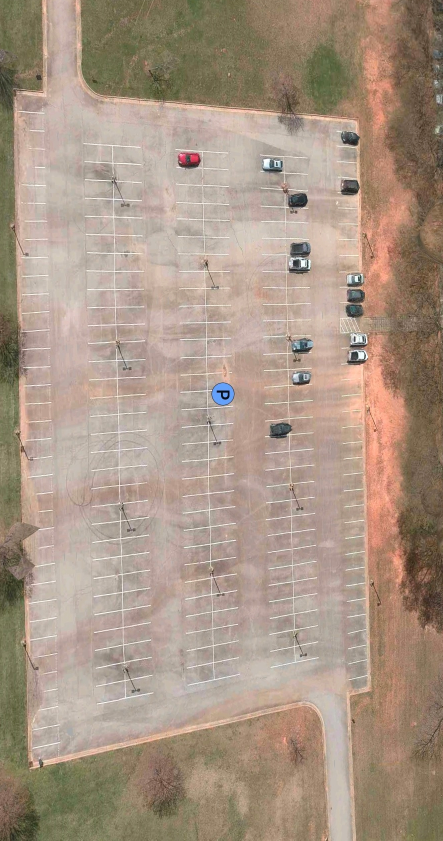
#> input picture src/GroundStation/Test Images/Apple Maps.jpg, 886 x 1681 px (shown at 1/2 size)
$ python -i image_manipulation.py   (imports and definitions only)
#> lines starting #> are read from the running program, lines starting #| are printed output that depends on the picture; after the words box and inside, x2 and y2 are one past the last pixel; in counts of white or black regions, pixels touching at a corner belong together
#> further down, picture is the input picture: shape (1681, 886, 3); mean B, G, R 133.2, 149.5, 168.8
#### File contains functionality for image manipulation necessary
#### For preprocessing and scaling input photos for spot
#### Detection algorithms


import cv2
import math
import numpy as np
from image_helper_functions import *


# [10 lines left out: function showImage, not called in this run]


def getColorMask(img):
    ### Get grey color mask of input image

    height = img.shape[0]
#> height = 1681
    width = img.shape[1]
#> width = 886

    cv2.rectangle(img,(0,0),(width, height // 4),(255,255,255),-1)
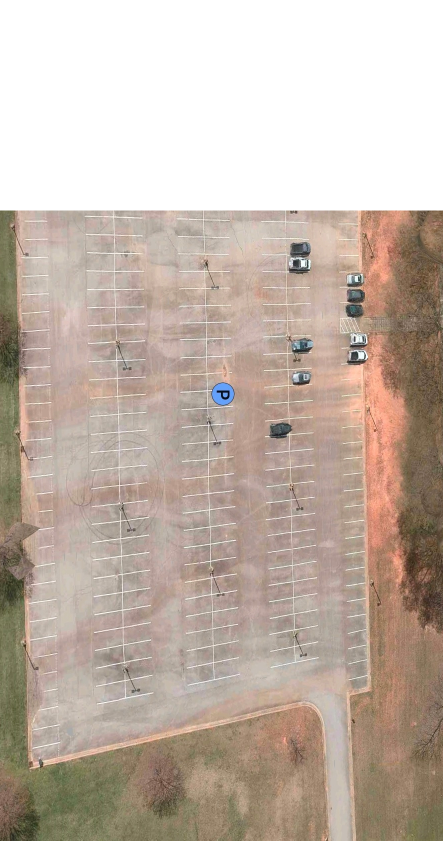
#> img: shape (1681, 886, 3) (shown at 1/2 size); mean B, G, R 167, 178.5, 193.6


    ## If needed when the lot is a darker color, or not picking up a good mask. (blank mask)
    b = img[height // 2, width // 2, 0]
#> b = 162
    g = img[height // 2, width // 2, 1]
#> g = 172
    r = img[height // 2, width // 2, 2]
#> r = 182


    ## Set for grey only - BGR
    lower = np.uint8([115, 115, 90]) #Lighter Blues, textures
    upper = np.uint8([190, 255, 255]) #Darker Reds
    gray_mask = cv2.inRange(img, lower, upper)
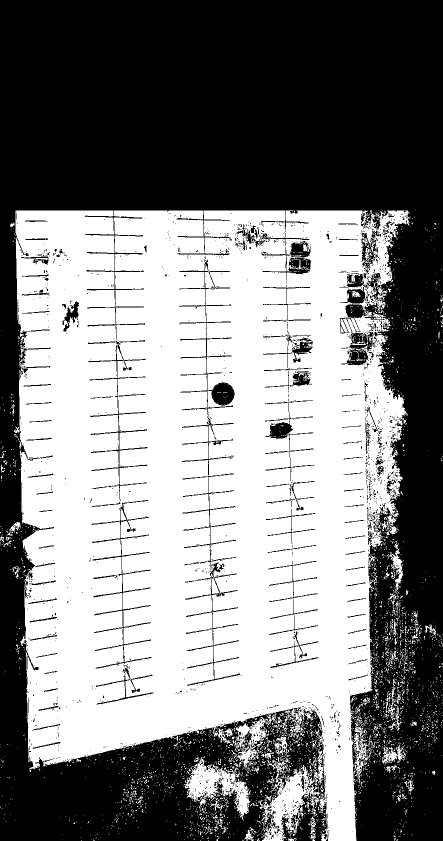
#> gray_mask: shape (1681, 886) (shown at 1/2 size); 51% white; 2103 black regions (1912 under 20 px), largest, box (x1, y1, x2, y2) and area: (0, 0, 886, 1681) 684558, (359, 598, 469, 835) 3102, (183, 1000, 303, 1337) 2676

    ## Spot mask to get areas missed do to noise from vehicles
    lower = np.uint8([90, 90, 90])
    upper = np.uint8([115, 115, 115])
    spot_mask = cv2.inRange(img, lower, upper)
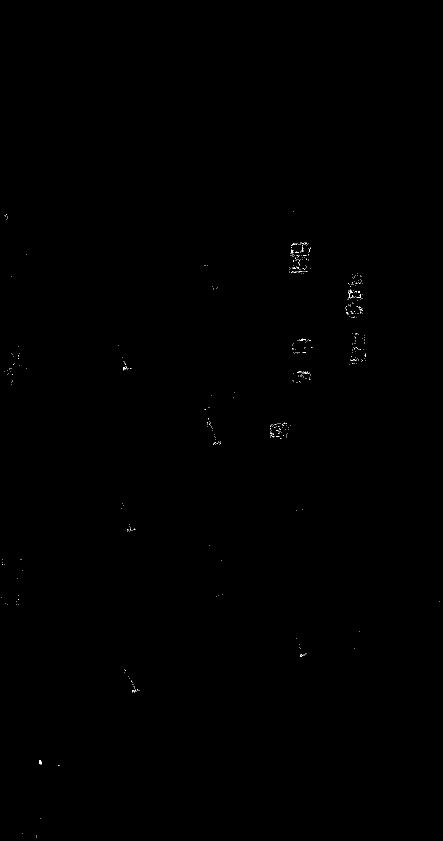
#> spot_mask: shape (1681, 886) (shown at 1/2 size); 0.07% white in thin lines or dots, all inside (x1, y1, x2, y2) = (2, 422, 879, 1675)

    ## Get mask
    mask = cv2.bitwise_or(gray_mask, spot_mask)
#> mask: shape (1681, 886); 51.1% white; 2171 black regions (1976 under 20 px), largest, box (x1, y1, x2, y2) and area: (0, 0, 886, 1681) 684455, (359, 598, 469, 835) 3092, (183, 1000, 303, 1337) 2590
    masked = cv2.bitwise_and(img, img, mask=mask)
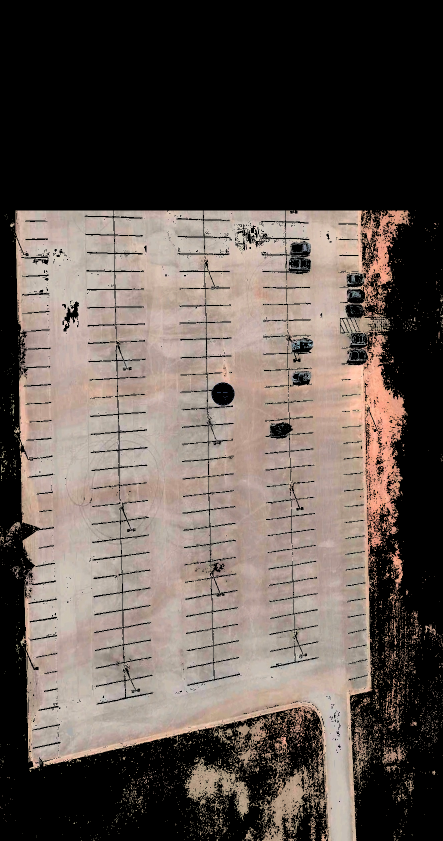
#> masked: shape (1681, 886, 3) (shown at 1/2 size); mean B, G, R 79.4, 85.6, 96.3


    return masked


# [175 lines left out: functions convert2BW, imageMorph, getContours, dist_to_top_left, dist_to_top_right, dist_to_bot_right and 3 more, not called in this run]

>>> import cv2
>>> picture = cv2.imread('Test Images/Apple Maps.jpg')
>>> result = getColorMask(picture)

$ run again, on src/GroundStation/Test Images/Google Maps.jpg
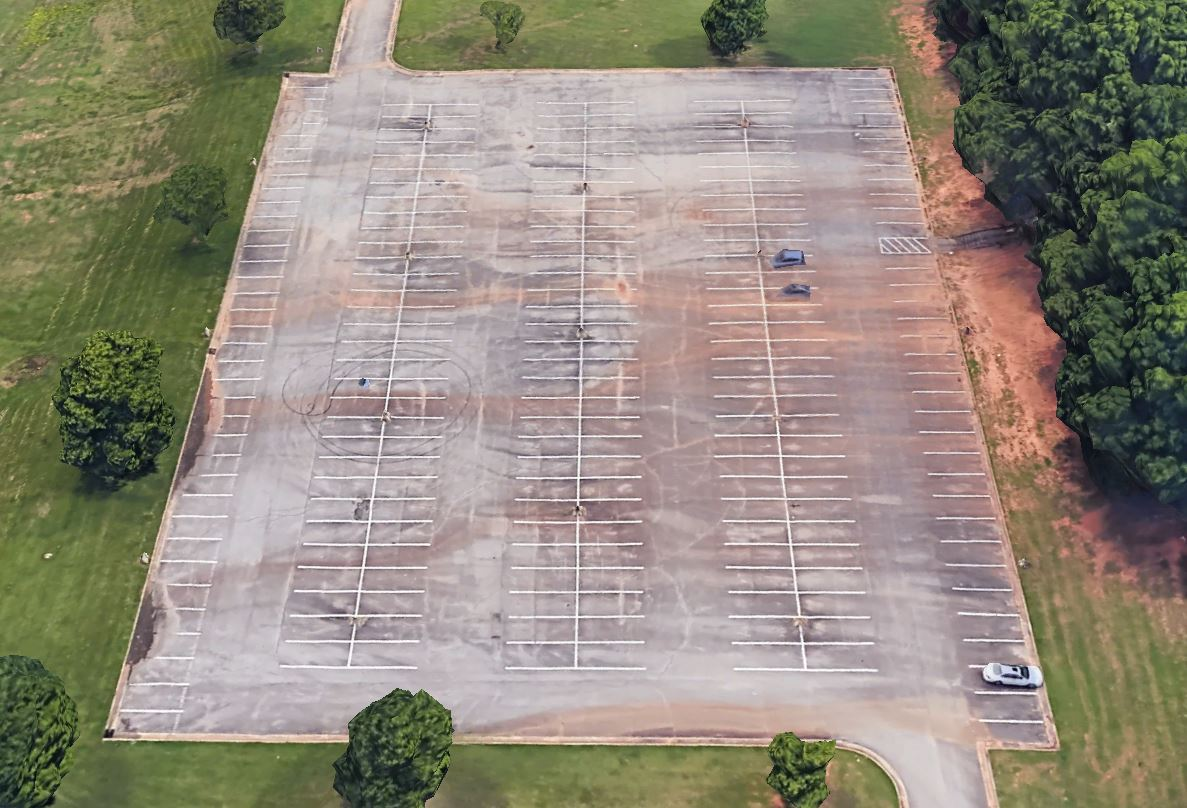
#> input picture src/GroundStation/Test Images/Google Maps.jpg, 1187 x 808 px
#> picture is the input picture: shape (808, 1187, 3); mean B, G, R 124.4, 138, 145.8
#> b = 149
#> r = 173
#> in getColorMask, `gray_mask = cv2.inRange(img, lower, upper)`:
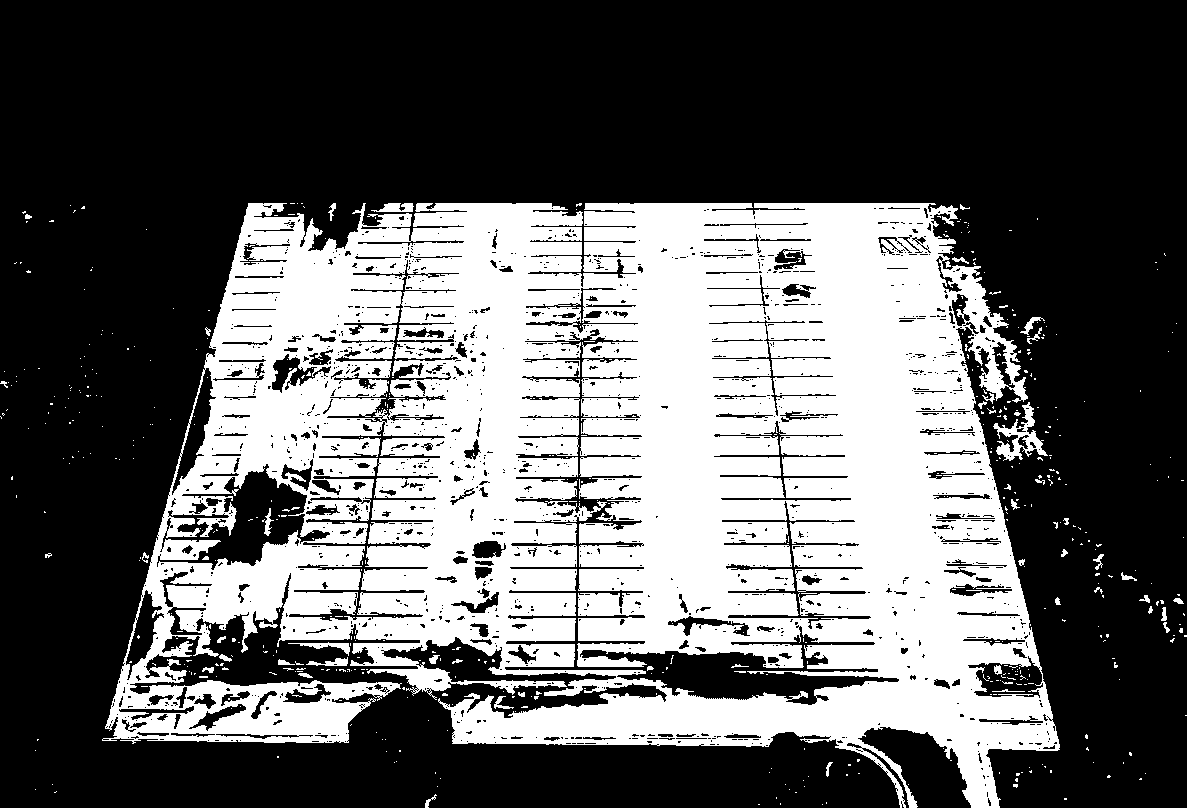
#> gray_mask: shape (808, 1187); 38.3% white; 564 white regions (512 under 20 px), largest, box (x1, y1, x2, y2) and area: (102, 203, 1060, 808) 361239, (993, 402, 1048, 461) 1069, (371, 203, 414, 212) 259
#> spot_mask: shape (808, 1187); 0.23% white in thin lines or dots, all inside (x1, y1, x2, y2) = (8, 204, 1185, 808)
#> mask: shape (808, 1187); 38.5% white; 772 white regions (715 under 20 px), largest, box (x1, y1, x2, y2) and area: (102, 203, 1060, 808) 362798, (993, 402, 1048, 461) 1069, (288, 642, 351, 656) 262
#> in getColorMask, `masked = cv2.bitwise_and(img, img, mask=mask)`:
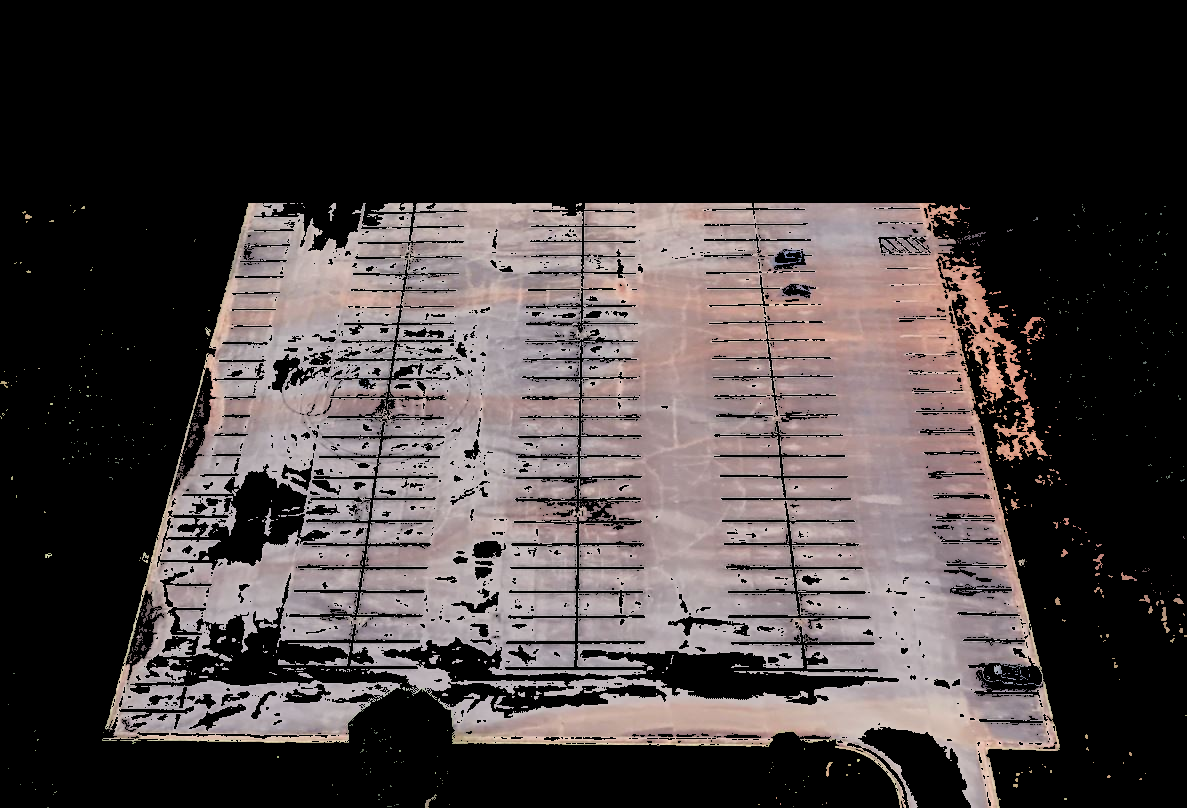
#> masked: shape (808, 1187, 3); mean B, G, R 61, 61.1, 68.3
